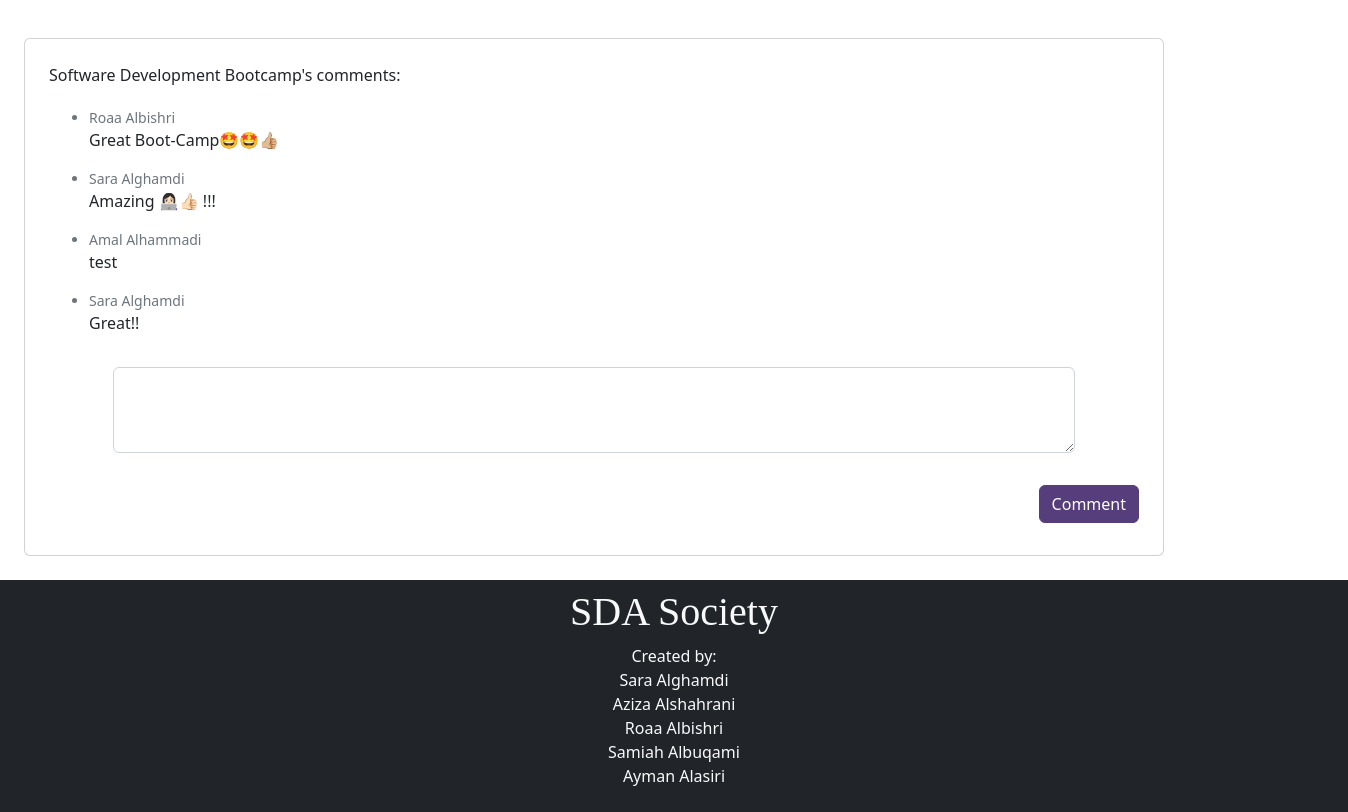
The page /info_bootcamp/6 (signed in, lower part) on the database as committed earlier.
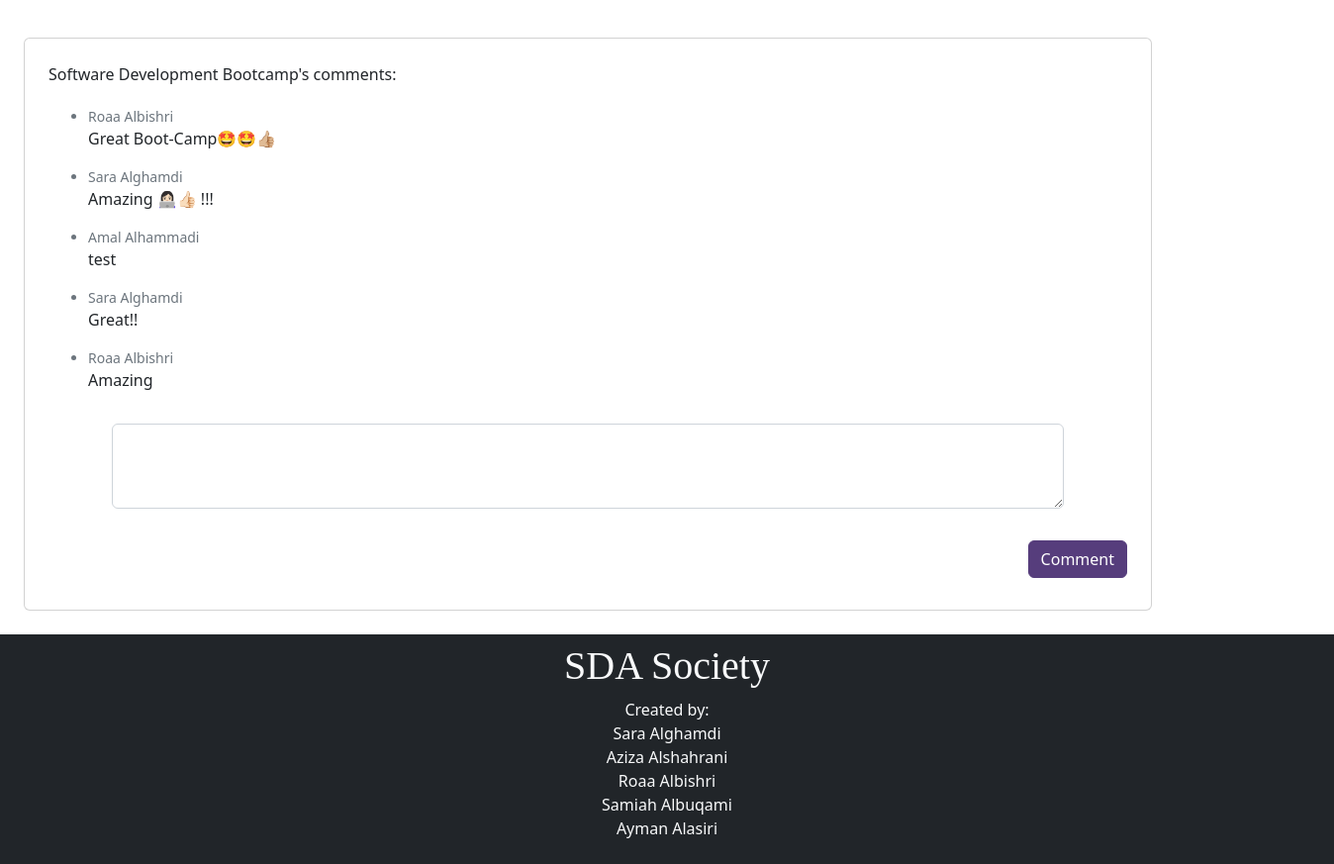
The same page on the database as committed later.
### App/models.py (models this page shows)
class Comment(models.Model):
    comment=models.CharField(max_length=255)
    student=models.ForeignKey(Student, related_name='comment' ,on_delete=models.CASCADE)
    bootcamp=models.ForeignKey(Bootcamp, related_name='bootcamp_comment' ,on_delete=models.CASCADE)

class Student(models.Model):
    fname = models.CharField(max_length=255)
    lname = models.CharField(max_length=255)
    email = models.CharField(max_length=255)
    password = models.CharField(max_length=255)
    bootcamp= models.ForeignKey(Bootcamp, related_name='students' ,on_delete=models.CASCADE)
    created_at = models.DateTimeField(auto_now_add=True)
    updated_at = models.DateTimeField(auto_now=True)
    objects= StudentManager()

### App/views.py (the view)
# urls.py: path('info_bootcamp/<int:_id>',views.info_bootcamp),
def info_bootcamp(request, _id):
    if not 'student_id' in request.session:
        return redirect('/')
    context = {
        "student" : Student.objects.get(id=request.session['student_id']),
        'bootcamp': Bootcamp.objects.get(id=_id),
        'champion' : Champion.objects.all()
    }
    return render (request, 'student/info_bootcamp.html', context)

### App/templates/student/info_bootcamp.html (shortened to what this page needs)
<!DOCTYPE html>
<html lang="en">
<head>
    {% load static %}
    <link rel="stylesheet" href="https://cdn.jsdelivr.net/npm/bootstrap@5.2.0-beta1/dist/css/bootstrap.rtl.min.css">
</head>
<body>
    <div>
    <div id="student"class="container py-5 h-100 ">
    </div>
        <div class="container m-4 p-4 card ">
            <p>{{bootcamp.title}}'s comments:</p>
            <div class="scroll">
                <ul>
                    {% for comment in bootcamp.bootcamp_comment.all %}
                    <li class="form-text text-muted">{{comment.student.fname}} {{comment.student.lname}}</li>
                    <p>{{comment.comment}}</p>
                    {% empty %}
                    <p>No comments</p>
                    {% endfor %}
                </ul>
            </div>
            <form action="/add_comment/{{bootcamp.id}}" method="POST">
                <div class="p-3 mb-3 mx-5">
                    <textarea class="form-control" name="comment" rows="3"></textarea>
                </div>
                <div class="d-flex justify-content-end">
                    <button type="submit" class="btn btn-secondary mb-2">Comment</button>
                </div>
            </form>
        </div>
        <footer class="bg-dark text-light p-2">
            <section id="contact" class="site-footer">
                <div class="container">
                    <div class="row m-b-lg ">
                        <div class="col-lg-12 text-center">
                            <h1 class="contact-us" style="font-family:cairo;">SDA Society</h1>
                        </div>
                    </div>
                    </div>
                    <div class="row">
                        <div class=" col-lg-12 text-center m-t-lg m-b-lg ">
                            <p class="copy-right fw-lighter"><strong> Created by:</strong><br/>
                                Sara Alghamdi <br/>
                                Aziza Alshahrani<br/>
                                Roaa Albishri <br/>
                                Samiah Albuqami<br/>
                                Ayman Alasiri<br/>
                            </p>
                        </div>
                    </div>
                </div>
</body>
</html>

Rows that differ between the two databases and show on the page:
added Comment: student.fname "Roaa", student.lname "Albishri", comment "Amazing"
